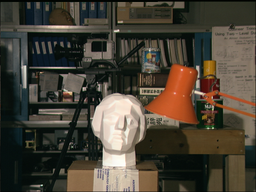
#> input picture Ex2/image_left.png, 256 x 192 px, shrunk from 384 x 288 before the run
$ python bonus.py
#> lines starting #> are read from the running program, lines starting #| are printed output that depends on the picture
### Ex2/main.py
import time
import numpy as np
import matplotlib.pyplot as plt
import matplotlib.image as mpimg

from solution import Solution


##########################################################
# Don't forget to fill in your IDs!!!
# students' IDs:
ID1 = '206869000'
ID2 = '209951383'
##########################################################


def tic():
    return time.time()


def toc(t):
    return float(tic()) - float(t)


# [9 lines left out: function forward_map, not called in this run]


def load_data(is_your_data=False):
    # Read the data:
#> called with is_your_data = False
    if is_your_data:
        left_image = mpimg.imread('my_image_left.png')
        right_image = mpimg.imread('my_image_right.png')
    else:
        left_image = mpimg.imread('image_left.png')
#> left_image is the input picture: shape (192, 256, 3) float32; mean R, G, B 0.287, 0.261, 0.215
        right_image = mpimg.imread('image_right.png')
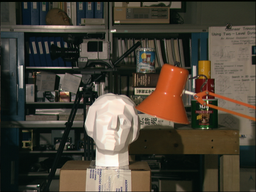
#> input picture Ex2/image_right.png, 256 x 192 px, shrunk from 384 x 288 before the run
#> right_image is the input picture: shape (192, 256, 3) float32; mean R, G, B 0.291, 0.264, 0.216
    return left_image, right_image


# [215 lines left out: function main, not called in this run]


# [2 lines that do not run on import are left out]

### Ex2/solution.py
"""Stereo matching."""
import numpy as np
from scipy.signal import convolve2d


class Solution:
    def __init__(self):
        pass

    # [44 lines left out: function ssd_distance, not called in this run]

    @staticmethod
    def naive_labeling(ssdd_tensor: np.ndarray) -> np.ndarray:
        """Estimate a naive depth estimation from the SSDD tensor.

        Args:
            ssdd_tensor: A tensor of the sum of squared differences for every
            pixel in a window of size win_size X win_size, for the
            2*dsp_range + 1 possible disparity values.

        Evaluate the labels in a naive approach. Each value in the
        result tensor should contain the disparity matching minimal ssd (sum of
        squared difference).

        Returns:
            Naive labels HxW matrix.
        """
        """INSERT YOUR CODE HERE"""
        label_no_smooth = np.argmin(ssdd_tensor, axis=2)

        return label_no_smooth

    @staticmethod
    def dp_grade_slice(c_slice: np.ndarray, p1: float, p2: float) -> np.ndarray:
        """Calculate the scores matrix for slice c_slice.

        Calculate the scores slice which for each column and disparity value
        states the score of the best route. The scores slice is of shape:
        (2*dsp_range + 1)xW.

        Args:
            c_slice: A slice of the ssdd tensor.
            p1: penalty for taking disparity value with 1 offset.
            p2: penalty for taking disparity value more than 2 offset.
        Returns:
            Scores slice which for each column and disparity value states the
            score of the best route.
        """
        num_labels, num_of_cols = c_slice.shape[0], c_slice.shape[1]
        l_slice = np.zeros((num_labels, num_of_cols))
        """INSERT YOUR CODE HERE"""
        # first column initialization
        l_slice[:, 0] = c_slice[:, 0]

        for col in range(1, num_of_cols):
            # Assume p1 and p2 are positive, with p1 <= p2, such that taking the minimum of all second neighbors plus p2
            # is equivalent to taking the minimum of all disparity values.
            prev_col = l_slice[:, col-1]
            left_neighbor = p1 + np.append(np.inf, prev_col[:-1])
            right_neighbor = p1 + np.append(prev_col[1:], np.inf)
            second_neighbors = p2 + np.repeat(np.min(prev_col), num_labels)
            min_costs = np.min(np.array([prev_col, left_neighbor, right_neighbor, second_neighbors]), axis=0)

            l_slice[:, col] = c_slice[:, col] + min_costs - np.min(prev_col)

        return l_slice

    # [27 lines left out: function dp_labeling, not called in this run]

    def scan_diagonals(self, tensor, direction) -> np.ndarray:
        num_of_rows, num_of_cols = tensor.shape[:2]
        offset_min = -num_of_rows + 1
        offset_max = num_of_cols - 1
        slices = []

        for offset in range(offset_min, offset_max + 1):
            step = -1 if direction > 4 else 1
            # leveraging symmetry
            diagonal = tensor.diagonal(offset)[:, ::step]
            slices.append(diagonal)

        return slices

    def scan_slices(self, tensor: np.ndarray, direction: int) -> np.ndarray:
        """Return the tensor slices scanned along the given direction.
        """
        assert 1 <= direction <= 8, 'scan direction should be an integer between 1 and 8'
        scan_line = direction % 4
        tensor_to_scan = tensor

        if scan_line == 1 or scan_line == 3:  # lines
            if scan_line == 3:  # direction 3/7
                tensor_to_scan = tensor.transpose(1, 0, 2)

            c_slices = tensor_to_scan.transpose(0, 2, 1)
            if direction > 4:  # leveraging symmetry
                c_slices = list(c_slices[:, :, ::-1])
        else:  # diagonal
            if scan_line == 0:  # direction 4/8
                tensor_to_scan = tensor.transpose(1, 0, 2)[::-1, :, :]

            c_slices = self.scan_diagonals(tensor_to_scan, direction)

        return c_slices

    # [52 lines left out: function dp_labeling_per_direction, not called in this run]

    def sgm_labeling(self, ssdd_tensor: np.ndarray, p1: float, p2: float):
        """Estimate the depth map according to the SGM algorithm.

        For each direction in 1, ..., 8, calculate scores tensors
        according to dp_grade_slice and the method which allows you to
        extract slices along each direction.

        You may use helper methods (functions) that you write on your own.
        We found `np.diagonal` to be very helpful to extract diagonal slices.
        `np.unravel_index` might be helpful if you're thinking in MATLAB
        notations: it's the ind2sub equivalent.

        Args:
            ssdd_tensor: A tensor of the sum of squared differences for
            every pixel in a window of size win_size X win_size, for the
            2*dsp_range + 1 possible disparity values.
            p1: penalty for taking disparity value with 1 offset.
            p2: penalty for taking disparity value more than 2 offset.

        Returns:
            Semi-Global Mapping depth estimation matrix of shape HxW.
        """
        num_of_directions = 8
        l = np.zeros_like(ssdd_tensor)
        """INSERT YOUR CODE HERE"""
        l_direction_tensors = np.zeros((num_of_directions, *ssdd_tensor.shape))
        num_of_rows, num_of_cols = ssdd_tensor.shape[:2]
        flat_indices = np.arange(0, num_of_rows * num_of_cols).reshape((num_of_rows, num_of_cols, 1))

        for i, direction in enumerate(range(1, num_of_directions + 1)):
            direction_slices = self.scan_slices(ssdd_tensor, direction)
            direction_flat_indices = self.scan_slices(flat_indices, direction)

            for slice_idx, c_slice in enumerate(direction_slices):
                slice_indices = np.unravel_index(
                    np.squeeze(direction_flat_indices[slice_idx], axis=0),
                    (num_of_rows, num_of_cols)
                )

                l_slice = self.dp_grade_slice(c_slice, p1, p2).T
                l_direction_tensors[i][slice_indices] = l_slice

        l = np.mean(l_direction_tensors, axis=0)

        return self.naive_labeling(l)

### Ex2/bonus.py
import numpy as np
import cv2
import numpy as np
import matplotlib.pyplot as plt
from main import load_data
from skimage.metrics import structural_similarity as ssim
from scipy.ndimage import sobel

from solution import Solution
from scipy.ndimage import uniform_filter

# [46 lines left out: function compute_ssim, not called in this run]

def compute_gmd(left_image: np.ndarray, right_image: np.ndarray, win_size: int = 3) -> np.ndarray:
    """
    Compute Gradient Magnitude Difference (GMD) for two images, considering window size and handling multi-channel images.

    Args:
        left_image (np.ndarray): The first image.
        right_image (np.ndarray): The second image.
        win_size (int): The size of the window for local smoothing.

    Returns:
        np.ndarray: GMD map with the same shape as the input images.
    """
    # Initialize an empty list to store GMD results for each channel
    gmd_channels = []

    # Loop through each channel (assuming multi-channel images like RGB)
    for i in range(left_image.shape[-1]):
        # Extract the i-th channel from both images
        left_channel = left_image[..., i]
        right_channel = right_image[..., i]

        # Compute gradient magnitudes for the current channel
        left_grad_x = sobel(left_channel, axis=1)
        left_grad_y = sobel(left_channel, axis=0)
        left_grad_mag = np.sqrt(left_grad_x**2 + left_grad_y**2)

        right_grad_x = sobel(right_channel, axis=1)
        right_grad_y = sobel(right_channel, axis=0)
        right_grad_mag = np.sqrt(right_grad_x**2 + right_grad_y**2)

        # Compute Gradient Magnitude Difference for the current channel
        gmd_map_channel = np.abs(left_grad_mag - right_grad_mag)

        # Optionally smooth the GMD map for local differences (using a uniform filter as an example)
        gmd_map_channel = uniform_filter(gmd_map_channel, size=win_size)

        # Append the GMD map for this channel
        gmd_channels.append(gmd_map_channel)

    # Sum over all channels to get the final GMD map (or use another aggregation strategy)
    gmd_map = np.sum(gmd_channels, axis=0)

    return gmd_map

def ssim_distance(left_image: np.ndarray,
                            right_image: np.ndarray,
                            win_size: int,
                            dsp_range: int) -> np.ndarray:
    """Compute SSIM distances tensor with optimized convolution."""
#> called with win_size = 3, dsp_range = 20
    num_of_rows, num_of_cols = left_image.shape[0], left_image.shape[1]
#> num_of_rows = 192; num_of_cols = 256
    disparity_values = range(-dsp_range, dsp_range+1)
    distance_tensor = np.zeros((num_of_rows,
                            num_of_cols,
                            len(disparity_values)))

    assert win_size % 2 == 1, f'win_size has to be an odd number, got {win_size}'

    pad_width = [(0, 0), (dsp_range, dsp_range)] + [(0, 0)] * (len(right_image.shape) - 2)
#> pad_width = [(0, 0), (20, 20), (0, 0)]
    right_image_padded = np.pad(right_image, pad_width)
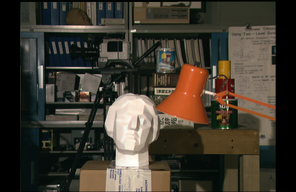
#> right_image_padded: shape (192, 296, 3) float64; mean of channels 0, 1, 2 0.251, 0.228, 0.187; drawn as R, G, B

    for i, disp in enumerate(disparity_values):
        x_d = dsp_range + disp
        right_image_shifted = right_image_padded[:, x_d:x_d + num_of_cols]

        distance = compute_gmd(left_image, right_image_shifted)
        distance_tensor[:, :, i] = distance
#> this loop made 41 passes
#> pass 1, in ssim_distance, `right_image_shifted = right_image_padded[:, x_d:x_d + num_of_cols]`:
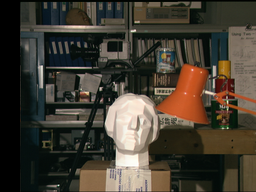
#> right_image_shifted: shape (192, 256, 3) float64; mean of channels 0, 1, 2 0.264, 0.24, 0.197; drawn as R, G, B
#> pass 2, in ssim_distance, `distance = compute_gmd(left_image, right_image_shifted)`:
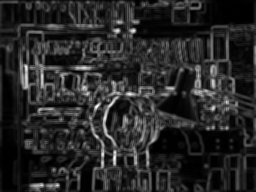
#> distance: shape (192, 256) float64; min 0.0115, max 5.85, mean 0.926; drawn with min black and max white

    distance_tensor -= distance_tensor.min()
    distance_tensor /= distance_tensor.max()
    distance_tensor *= 255.0

    return distance_tensor

def main():
    COST1 = 13.5
    COST2 = 39.0
    WIN_SIZE = 3
    DISPARITY_RANGE = 20
    solution = Solution()
    left_image, right_image = load_data()
    ssim = ssim_distance(left_image.astype(np.float64),
                         right_image.astype(np.float64),
                         win_size=WIN_SIZE,
                         dsp_range=DISPARITY_RANGE)
    label_map = solution.sgm_labeling(ssim, COST1, COST2)
#> after the loop in sgm_labeling, `for i, direction in enumerate(range(1, num_of_directions + 1)):`:
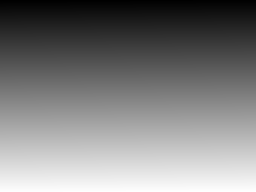
#> flat_indices: shape (192, 256, 1) int64; min 0, max 49151, mean 24575.5; drawn with min black and max white
#> in naive_labeling, `label_no_smooth = np.argmin(ssdd_tensor, axis=2)`:
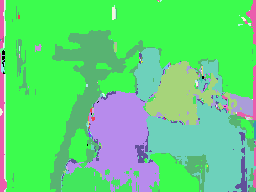
#> label_no_smooth: shape (192, 256) int64; 41 distinct labels, from 0 to 40; one colour per label, 0 black

    # plot the left image and the estimated depth
    fig = plt.figure()
    plt.subplot(1, 2, 1)
    plt.imshow(left_image)
    plt.title('Source Image')
    plt.subplot(1, 2, 2)
    plt.imshow(label_map)
    plt.colorbar()
    plt.title('Naive Depth')
    plt.savefig('bonus_outputs/naive_labeling.jpg')
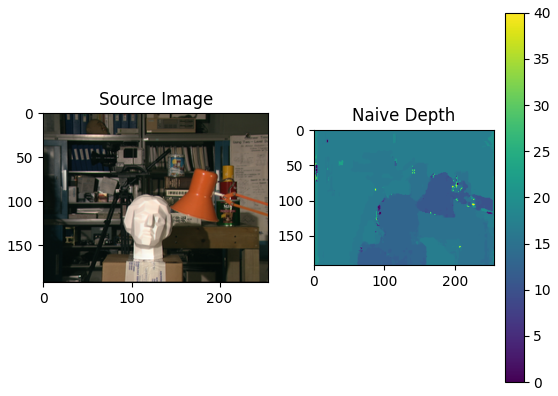
#> figure drawn by matplotlib, 3 panels


if __name__ == "__main__":
    main()
